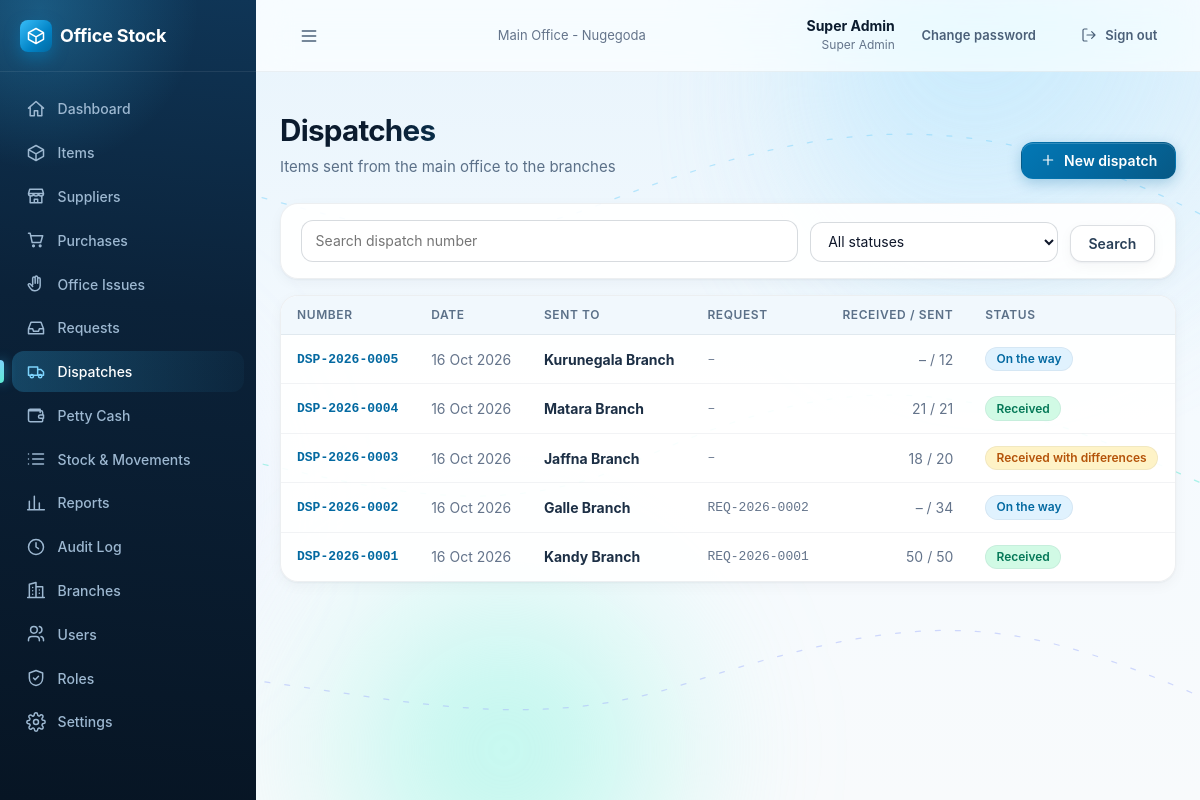
Page /dispatches/ (signed in) on the committed database.
### accounts/models.py (models this page shows, shortened)
class User(AbstractBaseUser):
    name = models.CharField(max_length=120)
    email = models.EmailField(unique=True)
    role = models.CharField(max_length=40)
    permissions = models.JSONField(null=True, blank=True, default=None)
    branch = models.ForeignKey(Branch, on_delete=models.PROTECT, related_name='users')
    active = models.BooleanField(default=True)
    failed_logins = models.PositiveSmallIntegerField(default=0)
    locked_until = models.DateTimeField(null=True, blank=True)
    created_at = models.DateTimeField(auto_now_add=True)
    updated_at = models.DateTimeField(auto_now=True)
    USERNAME_FIELD = 'email'
    REQUIRED_FIELDS = ['name']
    objects = UserManager()
    class Meta:
        ordering = ['name']
    @property
    def role_def(self):
        if not hasattr(self, '_role_def'):
            if self.role == SUPER_ADMIN_ROLE['key']:
                self._role_def = SUPER_ADMIN_ROLE
            else:
                r = Role.objects.filter(key=self.role).first()
                self._role_def = r.as_def() if r else None
        return self._role_def
    @property
    def role_name(self):
        return (self.role_def or {}).get('name') or self.role

class Branch(models.Model):
    name = models.CharField(max_length=120)
    code = models.CharField(max_length=10, unique=True)
    type = models.CharField(max_length=10, choices=[(BRANCH_TYPES.MAIN, 'Main office'), (BRANCH_TYPES.BRANCH, 'Branch')],
                            default=BRANCH_TYPES.BRANCH)
    address = models.CharField(max_length=250, blank=True, default='')
    phone = models.CharField(max_length=40, blank=True, default='')
    active = models.BooleanField(default=True)
    created_at = models.DateTimeField(auto_now_add=True)
    updated_at = models.DateTimeField(auto_now=True)
    class Meta:
        ordering = ['type', 'name']
        constraints = [
            models.UniqueConstraint(fields=['type'], condition=models.Q(type=BRANCH_TYPES.MAIN), name='one_main_office'),
        ]

### branchops/models.py (models this page shows, shortened)
class Dispatch(models.Model):
    reference = models.CharField(max_length=30, unique=True)  # DSP-2026-0001
    request = models.ForeignKey(Request, null=True, blank=True, on_delete=models.PROTECT, related_name='dispatches')  # optional: urgent dispatches
    destination = models.ForeignKey('accounts.Branch', on_delete=models.PROTECT, related_name='+')
    dispatch_date = models.DateField()
    status = models.CharField(max_length=30, choices=choices(DISPATCH_STATUS), default=DISPATCH_STATUS.IN_TRANSIT)
    dispatched_by = models.ForeignKey(settings.AUTH_USER_MODEL, on_delete=models.PROTECT, related_name='+')
    received_by = models.ForeignKey(settings.AUTH_USER_MODEL, null=True, blank=True, on_delete=models.PROTECT, related_name='+')
    received_at = models.DateTimeField(null=True, blank=True)
    created_at = models.DateTimeField(auto_now_add=True)
    updated_at = models.DateTimeField(auto_now=True)
    class Meta:
        ordering = ['-dispatch_date', '-created_at']
        indexes = [
            models.Index(fields=['destination', 'status', '-dispatch_date', '-created_at']),
            models.Index(fields=['status']),
        ]

class Request(models.Model):
    number = models.CharField(max_length=30, unique=True)  # REQ-2026-0001
    branch = models.ForeignKey('accounts.Branch', on_delete=models.PROTECT, related_name='+')
    status = models.CharField(max_length=20, choices=choices(REQUEST_STATUS), default=REQUEST_STATUS.SUBMITTED)
    notes = models.CharField(max_length=300, blank=True, default='')
    requested_by = models.ForeignKey(settings.AUTH_USER_MODEL, on_delete=models.PROTECT, related_name='+')
    reviewed_by = models.ForeignKey(settings.AUTH_USER_MODEL, null=True, blank=True, on_delete=models.PROTECT, related_name='+')
    reviewed_at = models.DateTimeField(null=True, blank=True)
    created_at = models.DateTimeField(auto_now_add=True)
    updated_at = models.DateTimeField(auto_now=True)
    class Meta:
        ordering = ['-created_at']
        indexes = [
            models.Index(fields=['branch', 'status', '-created_at']),
            models.Index(fields=['status', '-created_at']),
        ]

### branchops/views.py (the view)
# urls.py: path('dispatches/', views.dispatch_list, name='dispatch_list'),
@permission_required(*VIEW_DISPATCHES)
@branch_module_required
def dispatch_list(request):
    user = request.user
    search, status = request.GET.get('q', '').strip(), request.GET.get('status', '')
    qs = Dispatch.objects.select_related('destination', 'request').prefetch_related('lines')
    if is_branch_side(user):
        qs = qs.filter(destination_id=user.branch_id)
    if status == 'open':
        qs = qs.filter(status__in=[DISPATCH_STATUS.IN_TRANSIT, DISPATCH_STATUS.RECEIVED_WITH_DIFFERENCES])
    elif status in DISPATCH_STATUS_LABELS:
        qs = qs.filter(status=status)
    if search:
        qs = qs.filter(reference__icontains=search)
    rows = [_dispatch_model(d) for d in qs.order_by('-dispatch_date', '-created_at')]
    return render(request, 'branchops/dispatch_list.html', {
        'rows': rows, 'statuses': DISPATCH_STATUS_LABELS, 'f': {'q': search, 'status': status},
        'filters_on': bool(search or status), 'show_branch': not is_branch_side(user),
        'can_send': has_any(user, ['dispatches.manage'])})

### branchops/views.py (called while the page is built)
def _dispatch_model(d):
    lines = list(d.lines.all())
    return {'d': d, 'lines': lines, 'total_sent': sum(l.quantity_sent for l in lines),
            'total_received': sum(l.quantity_received or 0 for l in lines),
            'differences': sum((l.quantity_damaged or 0) + (l.quantity_short or 0) for l in lines)}

### core/context_processors.py (called while the page is built)
def app(request):
    ctx = {}
    user = getattr(request, 'user', None)
    if user is None or not user.is_authenticated:
        return ctx
    settings = Setting.get()
    ctx['app_settings'] = settings
    perms = getattr(request, 'perms', [])
    nav = []
    path = request.path
    for n in visible_nav(user, perms, settings.branch_module_enabled):
        try:
            url = reverse(n['url'])
        except NoReverseMatch:
            continue
        active = path == url if n.get('exact') else path.startswith(n['match'])
        nav.append({**n, 'href': url, 'active': active})
    ctx.update({
        'nav': nav,
        'perm': {p.replace('.', '_'): (p in perms) for p in ALL_PERMISSIONS},
        'is_branch_side': side_of(user) == 'branch',
        'is_super_admin': user.role == 'super_admin',
    })
    return ctx

### core/models.py (called while the page is built)
    @classmethod
    def get(cls):
        obj = cls.objects.filter(key='app').first()
        if obj:
            return obj
        try:
            with transaction.atomic():
                return cls.objects.create(key='app')
        except IntegrityError:
            return cls.objects.get(key='app')

### core/permissions.py (called while the page is built)
def side_of(user, role_def=None):
    role_def = role_def if role_def is not None else getattr(user, 'role_def', None)
    return (role_def or {}).get('side') or SIDES.MAIN

def is_branch_side(user, role_def=None):
    return side_of(user, role_def) == SIDES.BRANCH

def effective_permissions(user, role_def=None):
    if user.role == ROLES.SUPER_ADMIN:
        return list(ALL_PERMISSIONS)
    if isinstance(user.permissions, (list, tuple)):
        return list(user.permissions)
    role_def = role_def if role_def is not None else getattr(user, 'role_def', None)
    return list((role_def or {}).get('permissions') or [])

def has_any(user, perms):
    have = effective_permissions(user)
    return any(p in have for p in perms)

### core/templatetags/ui.py (called while the page is built)
@register.simple_tag
def icon(name, css='icon'):
    return format_html('<svg viewBox="0 0 24 24" fill="none" stroke="currentColor" stroke-width="1.8" stroke-linecap="round" '
                       'stroke-linejoin="round" class="{}" aria-hidden="true"><path d="{}"/></svg>', css, ICON_PATHS.get(name, ''))

### branchops/templates/branchops/dispatch_list.html (shortened to what this page needs)
{% extends "base.html" %}
{% load ui %}
{% block content %}
<div class="page-header">
  <div><h1>Dispatches</h1><p>{% if show_branch %}Items sent from the main office to the branches{% else %}Items on their way to your branch. Confirm what arrives{% endif %}</p></div>
  {% if can_send %}<a class="btn" href="{% url 'branchops:dispatch_create' %}">{% icon 'plus' 'icon icon-sm' %} New dispatch</a>{% endif %}
</div>
<form method="get" class="card" style="margin-bottom:1rem"><div class="filters">
  <div class="field grow"><input type="search" name="q" value="{{ f.q }}" placeholder="Search dispatch number" aria-label="Search dispatches"></div>
  <div class="field"><select name="status" aria-label="Status" onchange="this.form.submit()"><option value="">All statuses</option>
    {% for value, s in statuses.items %}<option value="{{ value }}" {% if f.status == value %}selected{% endif %}>{{ s.label }}</option>{% endfor %}</select></div>
  <button class="btn btn-secondary" type="submit">Search</button>
</div></form>
{% if not rows %}
  <div class="card empty"><h3>{% if filters_on %}No dispatches match your filters{% else %}No dispatches yet{% endif %}</h3>
  <p>{% if filters_on %}Try clearing the search or filter.{% elif show_branch %}Send approved requests to the branches here.{% else %}Nothing has been sent to your branch yet.{% endif %}</p>
  {% if not filters_on and can_send %}<p><a class="btn" href="{% url 'branchops:dispatch_create' %}">Send the first items</a></p>{% endif %}</div>
{% else %}
<div class="card table-wrap"><table class="data">
  <thead><tr><th>Number</th><th>Date</th>{% if show_branch %}<th>Sent to</th>{% endif %}<th>Request</th><th class="num">Received / sent</th><th>Status</th></tr></thead>
  <tbody>{% for x in rows %}
    <tr><td class="nowrap mono small"><a href="{% url 'branchops:dispatch_detail' x.d.pk %}"><b>{{ x.d.reference }}</b></a></td>
    <td class="nowrap muted">{{ x.d.dispatch_date|fdate }}</td>
    {% if show_branch %}<td><b>{{ x.d.destination.name }}</b></td>{% endif %}
    <td class="nowrap mono small muted">{{ x.d.request.number|default:"–" }}</td>
    <td class="num nowrap muted">{% if x.d.status == 'in_transit' %}– / {{ x.total_sent }}{% else %}{{ x.total_received }} / {{ x.total_sent }}{% endif %}</td>
    <td>{% status_badge 'dispatch' x.d.status %}</td></tr>
  {% endfor %}</tbody>
</table></div>
{% endif %}
{% endblock %}

### templates/base.html (shortened to what this page needs)
{% load static ui %}<!doctype html>
<html lang="en">
<head>
  <link rel="stylesheet" href="{% static 'css/app.css' %}">
  <link rel="stylesheet" href="{% static 'css/premium.css' %}">
</head>
<body>
<div class="ambient" aria-hidden="true">
  <span class="blob b1" data-parallax="0.10"><i></i></span>
  <span class="blob b2" data-parallax="-0.07"><i></i></span>
  <span class="blob b3" data-parallax="0.05"><i></i></span>
</div>
<div class="shell">
  <aside class="sidebar" id="sidebar">
    <div class="brand"><div class="brand-mark">{% icon 'box' %}</div><span class="brand-name">Office Stock</span></div>
    <nav class="nav" aria-label="Main">
      {% for n in nav %}<a href="{{ n.href }}" class="{% if n.active %}active{% endif %}">{% icon n.icon %}{{ n.label }}</a>{% endfor %}
    </nav>
  </aside>
  <div class="main-col">
    <header class="topbar">
      <button class="btn btn-ghost menu-btn" type="button" data-nav-open aria-label="Open menu">{% icon 'menu' %}</button>
      <div class="branch-name muted small">{{ request.user.branch.name }}</div>
      <div class="topbar-right">
        <div class="who"><b>{{ request.user.name }}</b><span>{{ request.user.role_name }}</span></div>
        <a class="btn btn-ghost btn-sm" href="{% url 'accounts:change_password' %}">Change password</a>
        <form method="post" action="{% url 'accounts:logout' %}" class="inline">{% csrf_token %}
          <button class="btn btn-ghost btn-sm" type="submit">{% icon 'logout' 'icon icon-sm' %}<span class="hide-sm">Sign out</span></button>
        </form>
      </div>
    </header>
    <main class="content">
      {% block content %}{% endblock %}
    </main>
  </div>
</div>
</body>
</html>

### rows in the picture
User: user.branch.name "Main Office - Nugegoda", user.name "Super Admin", user.role_name "Super Admin"
Dispatch: d.reference "DSP-2026-0005", d.dispatch_date|fdate "16 Oct 2026", d.destination.name "Kurunegala Branch", d.request.number "–", total_sent "12", status "On the way"
Dispatch: d.reference "DSP-2026-0004", d.dispatch_date|fdate "16 Oct 2026", d.destination.name "Matara Branch", d.request.number "–", total_received "21", total_sent "21", status "Received"
Dispatch: d.reference "DSP-2026-0003", d.dispatch_date|fdate "16 Oct 2026", d.destination.name "Jaffna Branch", d.request.number "–", total_received "18", total_sent "20", status "Received with differences"
Dispatch: d.reference "DSP-2026-0002", d.dispatch_date|fdate "16 Oct 2026", d.destination.name "Galle Branch", d.request.number "REQ-2026-0002", total_sent "34", status "On the way"
Dispatch: d.reference "DSP-2026-0001", d.dispatch_date|fdate "16 Oct 2026", d.destination.name "Kandy Branch", d.request.number "REQ-2026-0001", total_received "50", total_sent "50", status "Received"

### other values in the picture
{{ n.label }} "Dashboard" "Items" "Suppliers" "Purchases" "Office Issues" "Requests" "Dispatches" "Petty Cash" "Stock & Movements" "Reports" "Audit Log" "Branches" "Users" "Roles" "Settings"
